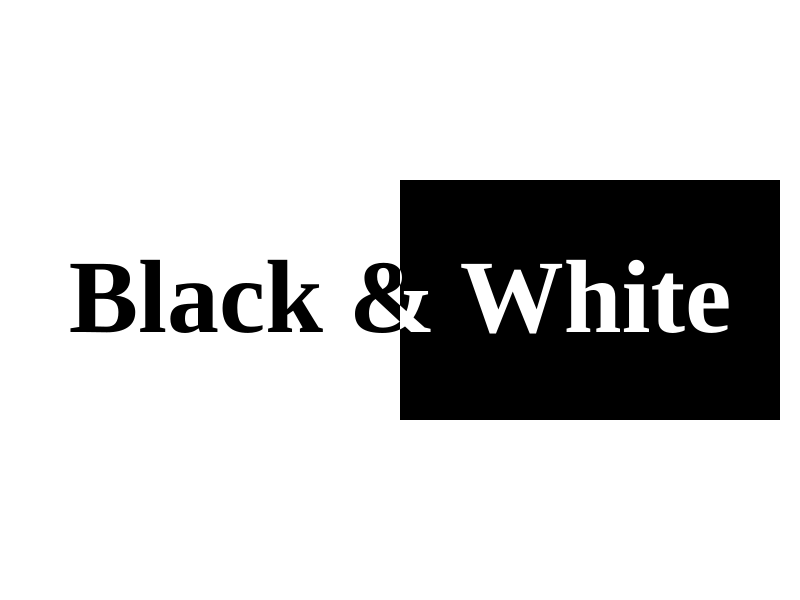

Python code for this plot:
import os
import sys

# module = os.path.dirname(os.path.dirname(os.path.abspath(__file__)))
sys.path.insert(0, ".")
# sys.path.insert(1, module)
src = os.path.join(os.path.dirname(os.path.dirname(os.getcwd())), 'src')
sys.path.insert(1, src)
# print(src)
# print(module)

try:
    from netkiller.svg import Svg
    # from netkiller.svg.ScalableVectorGraphics import Svg
    from netkiller.svg.defs import Mask
    from netkiller.svg.elements import Text, Path, Rectangle

except ImportError as err:
    print("Error: %s" % (err))
    exit()


def main():
    svg = Svg(800, 600, viewBox="0 0 200 80", version="1.1")
    # svg.link("style.css")
    svg.title("Netkiller SVG Library")
    svg.desc("https://www.netkiller.cn")
    # mask = Mask(id="mask1", x="0", y="0", width="100", height="100")
    # mask.append(Rectangle(x="0", y="0", width="100", height="100", style="stroke:none; fill: #ffffff"))
    # svg.defs(mask)
    # svg.append(
    #     Rectangle(x="1", y="1", width="200", height="200", style="stroke: none; fill: #0000ff; mask: url(#mask1)"))

    mask = Mask(id="myMask", maskUnits="userSpaceOnUse",
                x="0", y="0", width="200", height="80")
    mask.append(Rectangle(x="0", y="0", width="100", height="80", fill="white"))
    svg.defs(mask)
    svg.defs(
        Text(id="Text", x="100", y="48", text="Black &amp; White", font_size="26", font_weight="bold",
             text_anchor="middle"))
    svg.append(
        Rectangle(x="100", y="10", width="95", height="60"))
    svg.use(id="Text", fill="white")
    svg.use(id="Text", fill="black", mask="url(#myMask)")
    svg.save('mask.svg')


if __name__ == "__main__":
    main()
